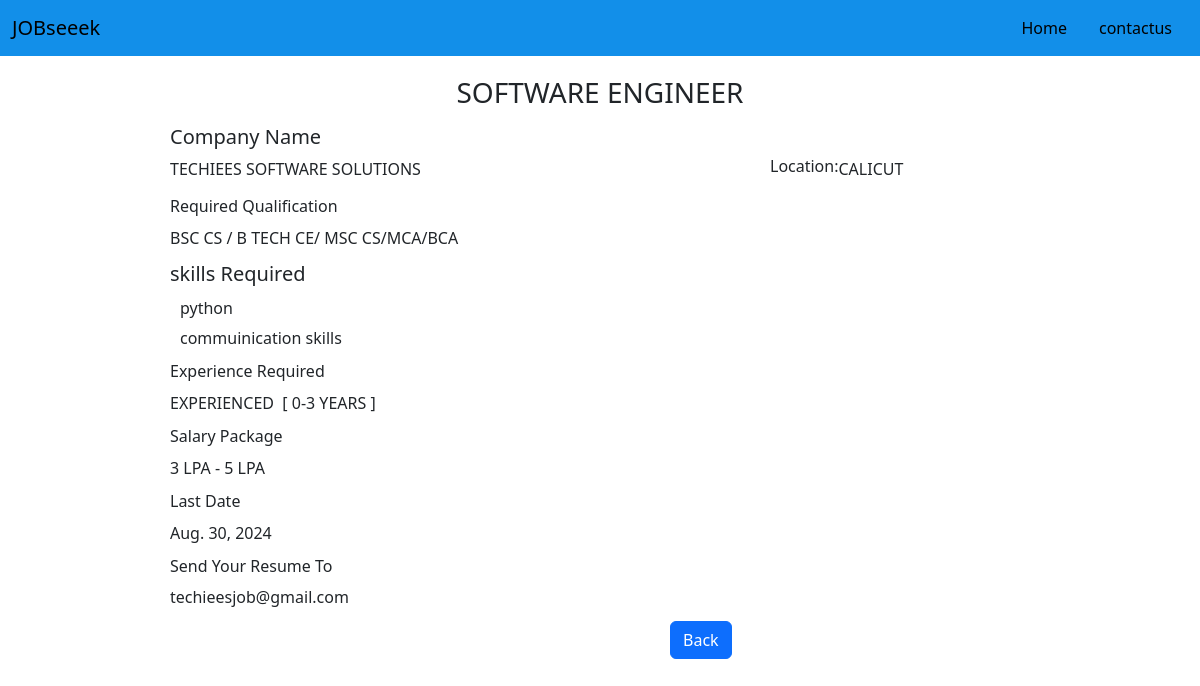
Page /joblist/job-details/2/ (signed in) on the committed database.
### job_app/models.py (models this page shows, shortened)
class Jobs(models.Model):
    category = models.ForeignKey(Category, on_delete=models.CASCADE)
    role = models.ForeignKey(Roles, on_delete=models.CASCADE)
    company = models.CharField(max_length=250)
    location = models.CharField(max_length=250)
    qualification= models.CharField(max_length=250)
    technical_skills =models.TextField()
    softskills = models.TextField()
    experience_category = models.CharField(max_length=150)
    experience = models.CharField(max_length=250, blank=True, null=True)
    last_date = models.DateField()
    salary = models.CharField(max_length=250)
    email  = models.EmailField()
    tags = models.TextField()
    date_added = models.DateTimeField( auto_now_add=True)

class Roles(models.Model):
    Category = models.ForeignKey(Category, on_delete=models.CASCADE)
    job_role = models.CharField(max_length=250)
    slug =models.SlugField(max_length=250)
    def __str__(self):
        return self.job_role

### job_app/views.py (the view)
# urls.py: path('job-details/<int:job_id>/', views.job_details, name='job-details'),
@login_required(login_url='/')
def job_details(request, job_id):
    job = Jobs.objects.get(id=job_id)
    return render(request, 'details.html', {'job':job})

### templates/details.html (shortened to what this page needs)
<!DOCTYPE html>
<html lang="en">
<head>
    <link href="https://cdn.jsdelivr.net/npm/bootstrap@5.3.3/dist/css/bootstrap.min.css" rel="stylesheet">
</head>
<body>
  <nav class="navbar navbar-expand-lg" style="background-color: #128fe9;">
    <div class="container-fluid">
      <a class="navbar-brand" href="#">JOBseeek</a>
        <ul class="nav justify-content-end">
          <li class="nav-item">
            <a class="nav-link" href="{% url 'joblist' %}" style="color: black;text-decoration: solid;">Home</a>
        </li>
          <li class="nav-item">
                <a class="nav-link" href="#" style="color: black;text-decoration: solid;">contactus</a>
            </li>
          </ul>
      </div>
  </nav>
  <h3 style="text-align: center; margin-top: 20px;">{{job.role}}</h3>
  <div style="width:1000px; height:550px; margin-left: 170px;margin-top: 15px; ">
    <h5 >Company Name</h5>
    <div  style="width: 1000px; height:40px; ">
      <div style="height:40px;width:450px; float: left; ">
       <p style="float: left;">{{job.company}}</p>
      </div>
      <div style="height:40px;float: right;width:400px;   ">
          <h6 style="float: left;">Location:</h6>{{job.location}}
       </div>
    </div>
    <h6>Required Qualification</h6>
    <div class="mb-3">
      <div style="height:20px;">
        <p style="margin-top: 10px;">{{job.qualification}}</p>
      </div>
    </div>
    <div class="mb-3">
      <h5>skills Required</h5>
      <div style="height:20px;">
        <p style="margin-left: 10px;margin-top: 10px;">{{job.technical_skills}}</p>
      </div>
      <div style="height:20px;">
        <p style="margin-left: 10px;margin-top: 10px;">{{job.softskills}}</p>
      </div>
    </div>
    <div class="mb-3">
      <h6>Experience Required</h6>
      <div style="height:20px;">
        <p style="margin-top: 10px;">{{job.experience_category}} &nbsp;[ {{job.experience}} ]</p>
      </div>
    </div>
    <div class="mb-3">
      <h6>Salary Package</h6>
      <div style="height:20px;">
        <p style="margin-top: 10px;">{{job.salary}}</p>
      </div>
    </div>
    <div class="mb-3">
      <h6>Last Date</h6>
      <div style="height:20px;">
        <p style="margin-top: 10px;">{{job.last_date}}</p>
      </div>
    </div>
    <div class="mb-3">
      <h6>Send Your Resume To</h6>
      <div style="height:20px;">
        <gmail style="margin-top: 10px;">{{job.email}}</gmail>
      </div>
    </div>
    <a href="{% url 'joblist' %}"><button style="margin-left: 500px;" type="button" class="btn btn-primary">Back</button></a>
  </div>
</body>
</html>

### rows in the picture
Jobs: role "SOFTWARE ENGINEER", company "TECHIEES SOFTWARE SOLUTIONS", location "CALICUT", qualification "BSC CS / B TECH CE/ MSC CS/MCA/BCA", technical_skills "python", softskills "commuinication skills", experience_category "EXPERIENCED", experience "0-3 YEARS", salary "3 LPA - 5 LPA", last_date "Aug. 30, 2024", email "techieesjob@gmail.com"
